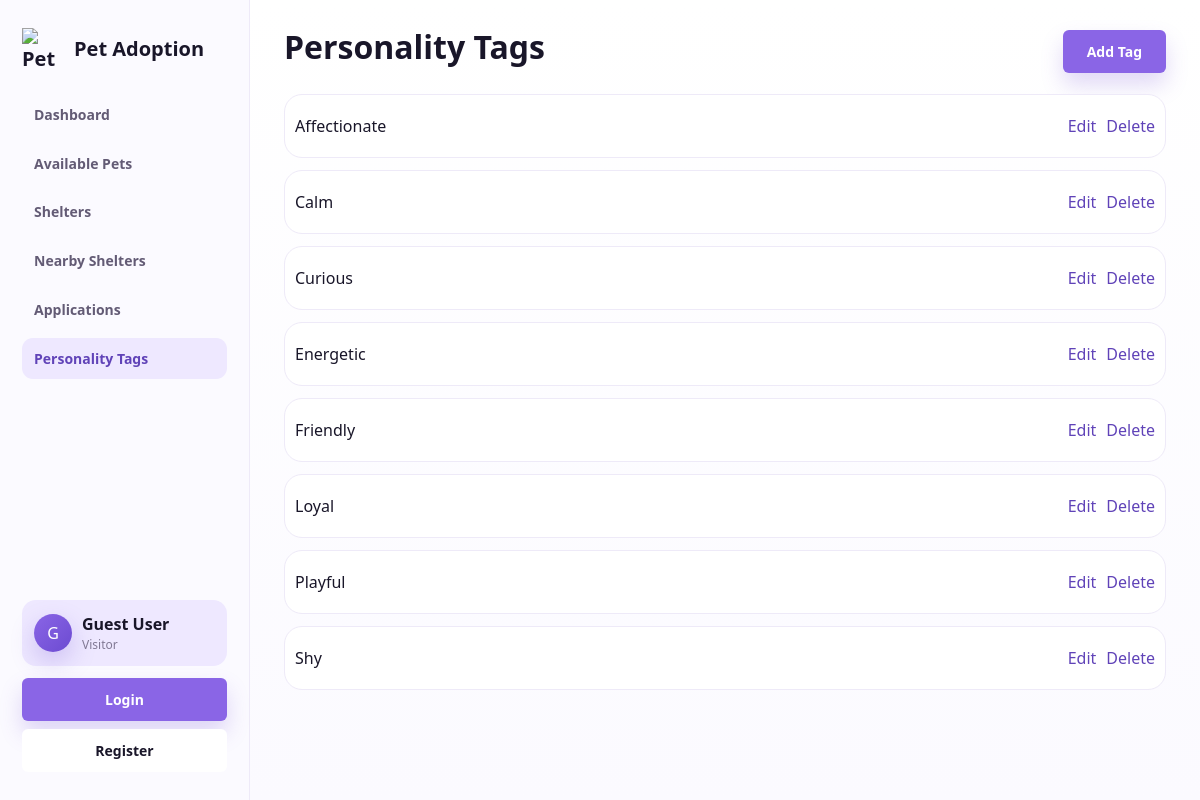
The app's page /tags/ with its own data.
### adoption/models.py (models this page shows, shortened)
class PersonalityTag(models.Model):
    name = models.CharField(max_length=40, unique=True)
    class Meta:
        ordering = ["name"]

### adoption/views.py (the view)
# urls.py: path("tags/", views.TagListView.as_view(), name="tag-list"),
class TagListView(ListView):
    model = PersonalityTag

### templates/adoption/personalitytag_list.html
{% extends "base.html" %}
{% block content %}
<div class="page-head"><h1>Personality Tags</h1><a class="button primary" href="{% url 'tag-create' %}">Add Tag</a></div>
<div class="list">{% for tag in object_list %}<article class="row-card" style="display: flex; justify-content: space-between; align-items: center;"><span>{{ tag.name }}</span><span style="display: flex; gap: 10px;"><a href="{% url 'tag-update' tag.pk %}">Edit</a> <a href="{% url 'tag-delete' tag.pk %}">Delete</a></span></article>{% empty %}<p>No tags yet.</p>{% endfor %}</div>
{% endblock %}

### static/css/site.css (style rules this page uses)
:root { --ink: #191629; --muted: #817994; --line: #eeeaf8; --panel: #ffffff; --soft: #f8f6ff; --frame: #8f70dd; --brand: #8a65e6; --brand-dark: #6043b8; --accent: #45c0bd; --warn: #f2a94b; --danger: #d64d61; --tag: #f0ebff; --shadow: 0 22px 60px rgba(67, 50, 119, 0.14); }
* { box-sizing: border-box; }
body { margin: 0; min-height: 100vh; color: var(--ink); background: #ffffff; font-family: "Segoe UI", "Trebuchet MS", ui-sans-serif, system-ui, Arial, sans-serif; line-height: 1.5; }
a { color: var(--brand-dark); text-decoration: none; }
h1, h2 { margin: 0 0 10px; line-height: 1.05; letter-spacing: 0; }
.pet-row, .timeline-item, .row-card { display: grid; align-items: center; gap: 12px; min-height: 64px; padding: 10px; border-radius: 14px; background: #fbfaff; }
.page-head, .split { display: flex; align-items: center; justify-content: space-between; gap: 18px; }
.page-head { margin-bottom: 20px; }
.panel, .card, .row-card { background: var(--panel); border: 1px solid var(--line); border-radius: 18px; }
button, .button { display: inline-flex; align-items: center; justify-content: center; min-height: 42px; padding: 9px 15px; border: 1px solid var(--line); border-radius: 12px; background: #fff; color: var(--ink); font: inherit; font-weight: 900; letter-spacing: 0; cursor: pointer; }
.primary { background: linear-gradient(135deg, var(--brand), #6f4ed3); border-color: transparent; color: #fff; box-shadow: 0 12px 22px rgba(117, 83, 216, 0.22); }
.list { display: grid; gap: 12px; }
.button { padding: 11px 24px; border: none; border-radius: 6px; font-weight: 600; font-size: 14px; cursor: pointer; transition: all 0.2s ease; display: inline-flex; align-items: center; gap: 8px; }
.button.primary { background: var(--brand); color: white; }

### records on screen
PersonalityTag: name "Affectionate"
PersonalityTag: name "Calm"
PersonalityTag: name "Curious"
PersonalityTag: name "Energetic"
PersonalityTag: name "Friendly"
PersonalityTag: name "Loyal"
PersonalityTag: name "Playful"
PersonalityTag: name "Shy"

### other values on screen
{{ user.username|default:"G"|first|upper }} "G"
